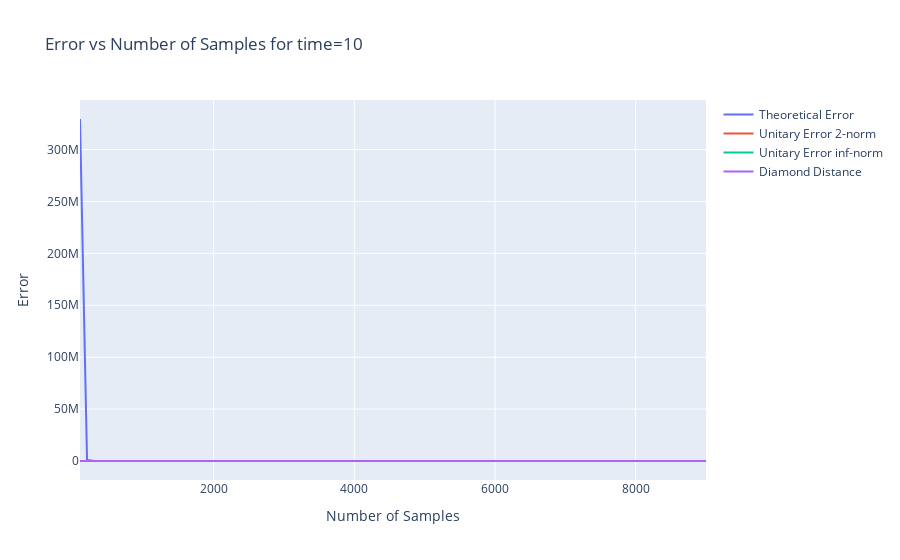

The cell this chart's notebook holds for it:
### Code cell
import numpy as np
import plotly.graph_objects as go

# Define parameters
times = [10, 1, 0.1, 0.01, 0.001]
for time in times:
    num_qubits = 3
    num_terms = 100
    theoretical_errors = []
    unitary_errors = []
    unitary_errors_inf = []
    diamond_distances = []
    nums_samples = np.arange(500, 2000, 100).tolist() + np.arange(2000, 10000, 1000).tolist()
    # Set seaborn style
    # Generate a random Hamiltonian
    hamiltonian = generate_random_hamiltonian(num_qubits, num_terms)
    print(f"Hamiltonian: {hamiltonian}")

    # Compute exact unitary evolution
    U_exact = exact_unitary_evolution(hamiltonian, time)

    for num_samples in nums_samples:
        # Compute qDRIFT approximation
        sampled_unitaries, labels = qdrift_sample(hamiltonian, time, num_samples)
        # multiply the sampled unitaries in the order they were sampled
        U_qdrift = sampled_unitaries[0]
        for unitary in sampled_unitaries[1:]:
            U_qdrift = U_qdrift @ unitary
        U_qdrift = Operator(U_qdrift)
        # Compute errors
        error = unitary_error_2_norm(U_exact, U_qdrift)
        error_2 = unitary_error_inf_norm(U_exact, U_qdrift)
        diamond_dist = compute_diamond_distance(U_exact, U_qdrift)
        lam = sum(abs(term[0]) for term in hamiltonian)
        theoretical_error = estimate_theoretical_qdrift_errror(num_samples=num_samples, lam=lam, time=time)
        # print(f"Theoretical Error\t\tError\t\tDiamond Distance")
        # print(f"   {theoretical_error}\t    {error} \t    {diamond_dist}")
        theoretical_errors.append(2 * theoretical_error)
        unitary_errors.append(error)
        diamond_distances.append(diamond_dist)
        unitary_errors_inf.append(error_2)

    # graph error vs num sampleswith plotly
    fig = go.Figure()
    fig.add_trace(go.Scatter(x=nums_samples, y=theoretical_errors, mode='lines', name='Theoretical Error'))
    fig.add_trace(go.Scatter(x=nums_samples, y=unitary_errors, mode='lines', name='Unitary Error 2-norm'))
    fig.add_trace(go.Scatter(x=nums_samples, y=unitary_errors_inf, mode='lines', name='Unitary Error inf-norm'))
    fig.add_trace(go.Scatter(x=nums_samples, y=diamond_distances, mode='lines', name='Diamond Distance'))
    fig.update_layout(title=f'Error vs Number of Samples for time={time}', xaxis_title='Number of Samples', yaxis_title='Error')
    fig.show()

### Figure 1 — Plotly figure (JSON) as saved in the notebook; plotly's stock layout.template omitted (floating-point values rounded to 4 significant figures)
{"data": [{"mode": "lines", "name": "Theoretical Error", "type": "scatter", "x": [100, 200, 300, 400, 500, 700, 900, 1100, 1300, 1500, 1700, 1900, 2000, 3000, 4000, 5000, 6000, 7000, 8000, 9000], "y": [329400000.0, 938000.0, 111700.0, 35390.0, 16890.0, 6682.0, 3743.0, 2486.0, 1820.0, 1419.0, 1154.0, 968.8, 895.7, 502.6, 345.9, 262.8, 211.5, 176.9, 152.0, 133.2]}, {"mode": "lines", "name": "Unitary Error 2-norm", "type": "scatter", "x": [100, 200, 300, 400, 500, 700, 900, 1100, 1300, 1500, 1700, 1900, 2000, 3000, 4000, 5000, 6000, 7000, 8000, 9000], "y": [1.995, 2.0, 1.977, 1.999, 1.923, 1.994, 2.0, 1.942, 1.972, 1.996, 1.998, 2.0, 1.971, 1.998, 2.0, 1.995, 1.995, 1.998, 1.983, 1.916]}, {"mode": "lines", "name": "Unitary Error inf-norm", "type": "scatter", "x": [100, 200, 300, 400, 500, 700, 900, 1100, 1300, 1500, 1700, 1900, 2000, 3000, 4000, 5000, 6000, 7000, 8000, 9000], "y": [4.241, 4.153, 4.211, 3.883, 4.009, 4.18, 4.174, 4.208, 4.101, 4.048, 4.585, 4.347, 4.374, 3.412, 3.865, 4.517, 4.374, 4.18, 3.769, 4.184]}, {"mode": "lines", "name": "Diamond Distance", "type": "scatter", "x": [100, 200, 300, 400, 500, 700, 900, 1100, 1300, 1500, 1700, 1900, 2000, 3000, 4000, 5000, 6000, 7000, 8000, 9000], "y": [2.0, 2.0, 2.0, 2.0, 2.0, 2.0, 2.0, 2.0, 2.0, 2.0, 2.0, 2.0, 2.0, 2.0, 2.0, 2.0, 2.0, 2.0, 2.0, 2.0]}], "layout": {"title": {"text": "Error vs Number of Samples for time=10"}, "xaxis": {"title": {"text": "Number of Samples"}}, "yaxis": {"title": {"text": "Error"}}}}
